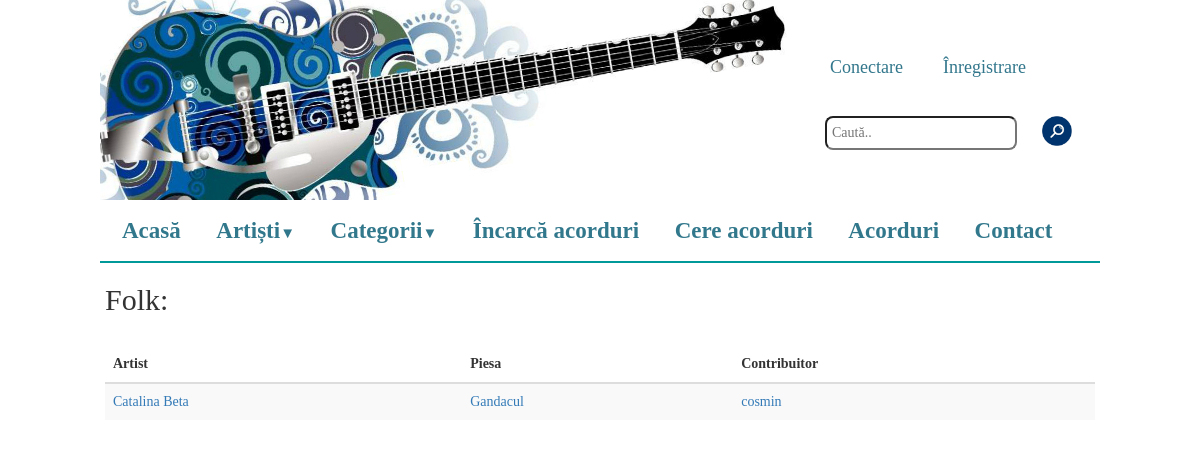
Page /index.php?category=Folk on the earlier database version.
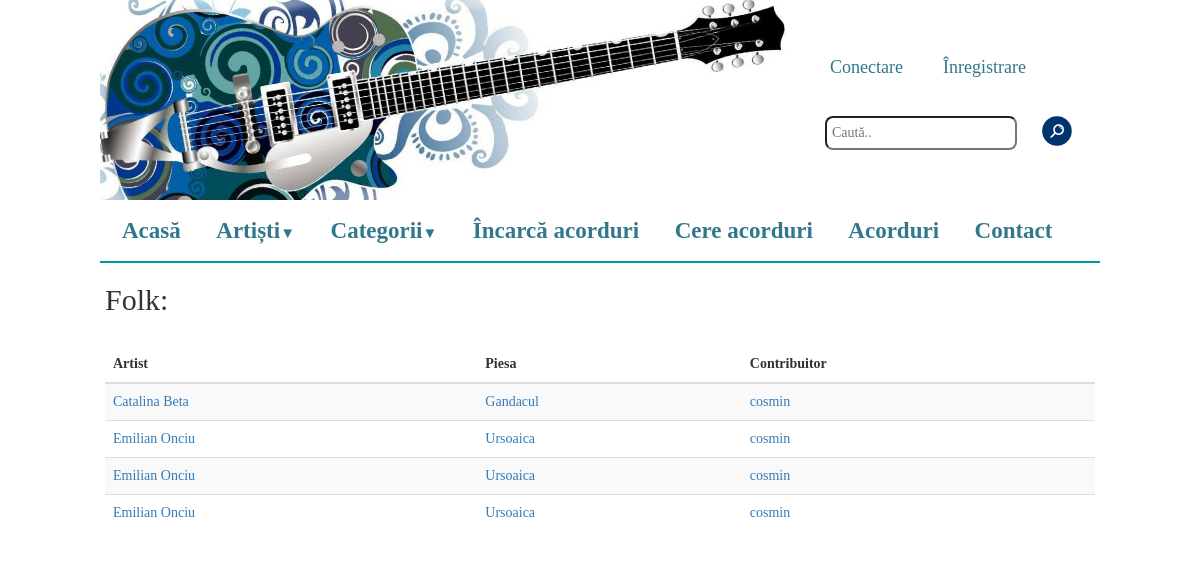
Same page on the later database version.
### tables this page shows
CREATE TABLE IF NOT EXISTS `melodii` (
  `id` int(11) NOT NULL AUTO_INCREMENT,
  `artist` varchar(100) NOT NULL,
  `titlu` varchar(100) NOT NULL,
  `cale_tmp` varchar(200) DEFAULT NULL,
  `cale` varchar(200) DEFAULT NULL,
  `categorie` varchar(200) NOT NULL,
  `uploader` varchar(200) NOT NULL,
  `plus` int(11) NOT NULL,
  `minus` int(11) NOT NULL,
  `comments_path` varchar(200) NOT NULL,
  PRIMARY KEY (`id`)
);

### includes/functions.php (called while the page is built, shortened)
<?php
function get_songs_by_category($category) {
    $result = mysql_query("SELECT * FROM melodii WHERE categorie='$category' and cale is not NULL order by artist, titlu");
    $songs = array();
    while($p = mysql_fetch_array($result)){
        $songs[] = $p;
    }
    return $songs;
}
?>

### pages/category.php (the view)
<?php
    if(isset($_GET['category'])) {
        $category = $_GET['category'];
        print "<h2>$category:</h2><br/>";
        $songs = get_songs_by_category($category);
        if (count($songs) == 0) {
            print "<div class='alert alert-info' style='font-size:19px;width:515px;margin-left:200px;margin-top:110px'>Ne pare rău. Nu există melodii în această categorie.</div>";
        } else {
?>
<table class="table table-striped">
    <thead>
		<tr>
			<th>Artist</th>
			<th>Piesa</th>
			<th>Contribuitor</th>
		</tr>
	</thead>
	<tbody>
		<?php
			foreach ($songs as $sg){
		?>
		<tr>
			<td><?php print "<a href=\"index.php?artist=".$sg['artist']."\">".$sg['artist']."</a>";?></td>
			<td><?php print "<a href=\"index.php?song=".$sg['id']."\">".$sg['titlu']."</a>";?></td>
			<td><a href="index.php?user_uploads=1&username=<?php echo $sg['uploader']; ?>"><?php print $sg['uploader'];?></a></td>
		</tr>
		<?php
			}
		?>
	</tbody>
</table>
<?php
        }
    }
?>

Differences in the rows shown:
added melodii: artist "Emilian Onciu", titlu "Ursoaica", uploader "cosmin"
added melodii: artist "Emilian Onciu", titlu "Ursoaica", uploader "cosmin"
added melodii: artist "Emilian Onciu", titlu "Ursoaica", uploader "cosmin"
